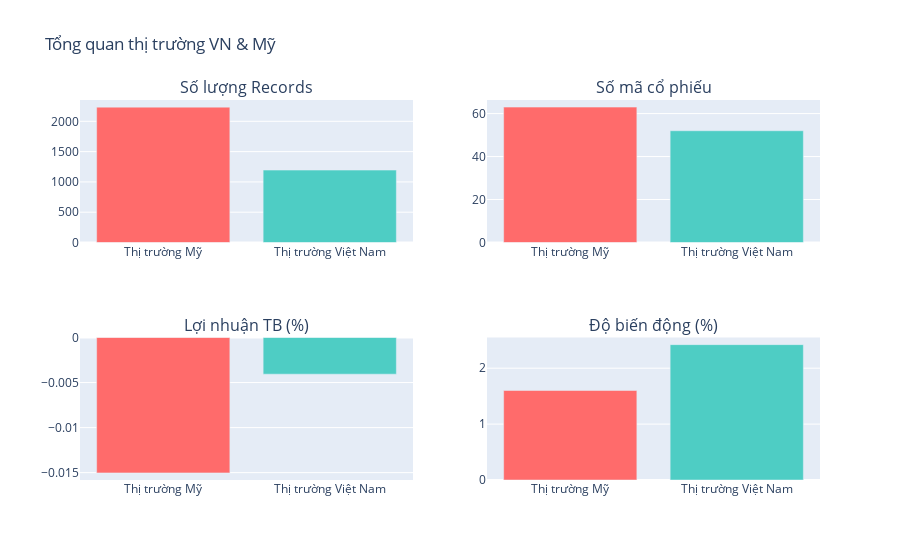

The cell this chart's notebook holds for it:
### Code cell
# 📊 1. TỔNG QUAN THỊ TRƯỜNG
def get_market_overview():
    query = """
    SELECT 
        CASE 
            WHEN source_name IN ('Alpha Vantage', 'Polygon.io') THEN 'Thị trường Mỹ'
            WHEN source_name = 'Yahoo Finance' THEN 'Thị trường Việt Nam'
        END as market,
        COUNT(*) as records,
        COUNT(DISTINCT symbol) as symbols,
        AVG(close_price) as avg_price,
        AVG(daily_return) as avg_return,
        STDDEV(daily_return) as volatility,
        AVG(volume) as avg_volume,
        MIN(date) as start_date,
        MAX(date) as end_date
    FROM stocks.stocks_daily_all
    WHERE daily_return IS NOT NULL
    GROUP BY 
        CASE 
            WHEN source_name IN ('Alpha Vantage', 'Polygon.io') THEN 'Thị trường Mỹ'
            WHEN source_name = 'Yahoo Finance' THEN 'Thị trường Việt Nam'
        END
    ORDER BY records DESC
    """
    return pd.read_sql(query, conn)

df_overview = get_market_overview()
print("📈 TỔNG QUAN THỊ TRƯỜNG:")
print(df_overview.round(2).to_string(index=False))

# Biểu đồ tổng quan
fig = make_subplots(
    rows=2, cols=2,
    subplot_titles=('Số lượng Records', 'Số mã cổ phiếu', 'Lợi nhuận TB (%)', 'Độ biến động (%)'),
    specs=[[{"type": "bar"}, {"type": "bar"}], [{"type": "bar"}, {"type": "bar"}]]
)

colors = ['#FF6B6B', '#4ECDC4']
fig.add_trace(go.Bar(x=df_overview['market'], y=df_overview['records'], name='Records', marker_color=colors), row=1, col=1)
fig.add_trace(go.Bar(x=df_overview['market'], y=df_overview['symbols'], name='Symbols', marker_color=colors), row=1, col=2)
fig.add_trace(go.Bar(x=df_overview['market'], y=df_overview['avg_return'], name='Avg Return', marker_color=colors), row=2, col=1)
fig.add_trace(go.Bar(x=df_overview['market'], y=df_overview['volatility'], name='Volatility', marker_color=colors), row=2, col=2)

fig.update_layout(height=600, title_text="Tổng quan thị trường VN & Mỹ", showlegend=False)
fig.show()

### Figure 1 — Plotly figure (JSON) as saved in the notebook; plotly's stock layout.template omitted (floating-point values rounded to 4 significant figures)
{"data": [{"marker": {"color": ["#FF6B6B", "#4ECDC4"]}, "name": "Records", "type": "bar", "x": ["Thị trường Mỹ", "Thị trường Việt Nam"], "xaxis": "x", "y": [2234, 1195], "yaxis": "y"}, {"marker": {"color": ["#FF6B6B", "#4ECDC4"]}, "name": "Symbols", "type": "bar", "x": ["Thị trường Mỹ", "Thị trường Việt Nam"], "xaxis": "x2", "y": [63, 52], "yaxis": "y2"}, {"marker": {"color": ["#FF6B6B", "#4ECDC4"]}, "name": "Avg Return", "type": "bar", "x": ["Thị trường Mỹ", "Thị trường Việt Nam"], "xaxis": "x3", "y": [-0.01503, -0.004071], "yaxis": "y3"}, {"marker": {"color": ["#FF6B6B", "#4ECDC4"]}, "name": "Volatility", "type": "bar", "x": ["Thị trường Mỹ", "Thị trường Việt Nam"], "xaxis": "x4", "y": [1.601, 2.422], "yaxis": "y4"}], "layout": {"annotations": [{"font": {"size": 16}, "showarrow": false, "text": "Số lượng Records", "x": 0.225, "xanchor": "center", "xref": "paper", "y": 1, "yanchor": "bottom", "yref": "paper"}, {"font": {"size": 16}, "showarrow": false, "text": "Số mã cổ phiếu", "x": 0.775, "xanchor": "center", "xref": "paper", "y": 1, "yanchor": "bottom", "yref": "paper"}, {"font": {"size": 16}, "showarrow": false, "text": "Lợi nhuận TB (%)", "x": 0.225, "xanchor": "center", "xref": "paper", "y": 0.375, "yanchor": "bottom", "yref": "paper"}, {"font": {"size": 16}, "showarrow": false, "text": "Độ biến động (%)", "x": 0.775, "xanchor": "center", "xref": "paper", "y": 0.375, "yanchor": "bottom", "yref": "paper"}], "autosize": true, "showlegend": false, "title": {"text": "Tổng quan thị trường VN & Mỹ"}, "xaxis": {"anchor": "y", "autorange": true, "domain": [0, 0.45], "range": [-0.5, 1.5], "type": "category"}, "xaxis2": {"anchor": "y2", "autorange": true, "domain": [0.55, 1], "range": [-0.5, 1.5], "type": "category"}, "xaxis3": {"anchor": "y3", "autorange": true, "domain": [0, 0.45], "range": [-0.5, 1.5], "type": "category"}, "xaxis4": {"anchor": "y4", "autorange": true, "domain": [0.55, 1], "range": [-0.5, 1.5], "type": "category"}, "yaxis": {"anchor": "x", "autorange": true, "domain": [0.625, 1], "range": [0, 2352.0], "type": "linear"}, "yaxis2": {"anchor": "x2", "autorange": true, "domain": [0.625, 1], "range": [0, 66.32], "type": "linear"}, "yaxis3": {"anchor": "x3", "autorange": false, "domain": [0, 0.375], "range": [-0.01582, 0], "type": "linear"}, "yaxis4": {"anchor": "x4", "autorange": true, "domain": [0, 0.375], "range": [0, 2.549], "type": "linear"}}}
